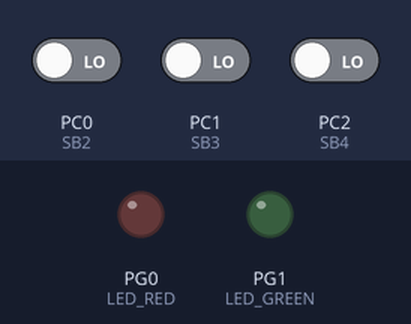
Bench run of a program on a simulated ATmega64, built with avr-gcc and emulated at 16 MHz. Parts: output pins drawn as LEDs (lit = HIGH). The test bench sets the inputs (shaded band); at power-on: PC0 (SB2) LOW, PC1 (SB3) LOW, PC2 (SB4) LOW.

Above: at 1.2 s.
1.3 s: PC0 (SB2) driven HIGH
At 1.9 s:
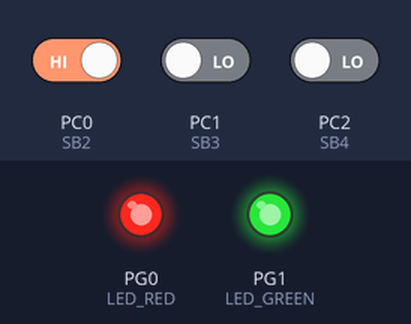
2.8 s: PC0 (SB2) driven LOW
At 4.0 s:
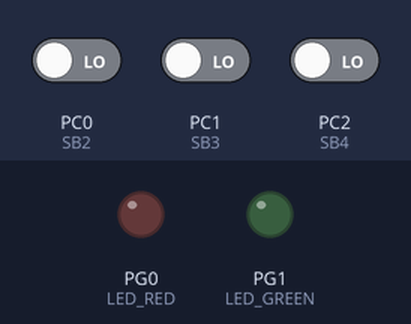
4.3 s: PC0 (SB2) driven HIGH and PC1 (SB3) driven HIGH
At 5.4 s:
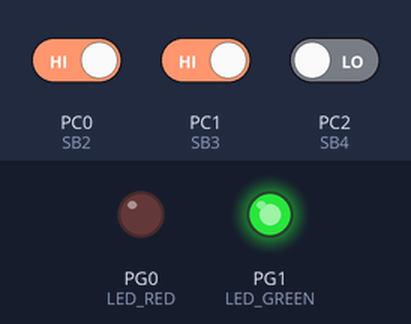
5.8 s: PC1 (SB3) driven LOW
At 6.5 s:
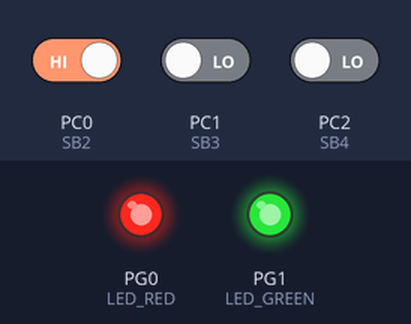
Timing chart, 0 to 8.3 s (numbered marks = the images above; inputs shaded):
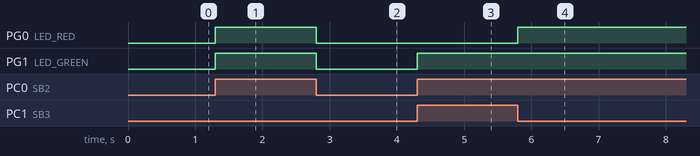

Measured:
- after the input at 1.3 s, PG0 (LED_RED), PG1 (LED_GREEN): LOW → HIGH at once
- after the input at 2.8 s, PG0 (LED_RED), PG1 (LED_GREEN): HIGH → LOW at once
- after the input at 4.3 s, PG1 (LED_GREEN): LOW → HIGH at once
- after the input at 5.8 s, PG0 (LED_RED): LOW → HIGH at once

The program:

main.c
```c
/**
 * Light LEDs with buttons
 * SB4 sets green LED
 * SB3 sets red LED
 * SB2 clears both LEDs
 */

#define F_CPU 16000000UL

#include <avr/io.h>
#include <util/delay.h>
#include "leds.h"
#include "buttons.h"

void turnOffLEDs();
void checkLEDsSettingButtons();

int main(void){
	initLEDs();
	initButtons();

	while (1){
		if (isButtonPressed(SB2)){
			turnOffLEDs();
		} else {
			checkLEDsSettingButtons();
		}
		_delay_ms(50);
	}
	return 0;
}

void turnOffLEDs(){
	LEDoff(LED_GREEN);
	LEDoff(LED_RED);
}

void checkLEDsSettingButtons(){
	if (isButtonPressed(SB4)){
		LEDon(LED_GREEN);
	}
	if (isButtonPressed(SB3)){
		LEDon(LED_RED);
	}
}
```

bit_ops.h
```c
#ifndef BIT_OPS_H_
#define BIT_OPS_H_

#define BIT_ON(a,b)		((a) |= (1<<(b)))
#define BIT_OFF(a,b)	((a) &= ~(1<<(b)))
#define BIT_SET(a,b,c)	((c) ? BIT_ON(a,b) : BIT_OFF(a,b))
#define BIT_FLIP(a,b)	((a) ^= (1<<(b)))
#define BIT_CHECK(a,b)	((a) & (1<<(b)))

#endif /* BIT_OPS_H_ */
```

buttons.h
```c
#ifndef BUTTONS_H_
#define BUTTONS_H_

#include <avr/io.h>
#include "bit_ops.h"

#define SB2 0
#define SB3 1
#define SB4 2

/**
 * Set buttons' pins to read-mode
 */
void initButtons(){
	BIT_OFF(DDRC, SB2);
	BIT_OFF(DDRC, SB3);
	BIT_OFF(DDRC, SB4);
}

char isButtonPressed(char SB){
	return BIT_CHECK((~PINC), SB);
}

#endif /* BUTTONS_H_ */
```

leds.h
```c
#ifndef LEDS_H_
#define LEDS_H_

#include <avr/io.h>
#include "bit_ops.h"

#define LED_RED		0
#define LED_GREEN	1

/**
 * Set LEDs' pins to write-mode
 */
void initLEDs(){
	BIT_ON(DDRG, LED_RED);
	BIT_ON(DDRG, LED_GREEN);
}

void LEDon(char LED){
	BIT_ON(PORTG, LED);
}

void LEDoff(char LED){
	BIT_OFF(PORTG, LED);
}

void LEDset(char LED, char value){
	BIT_SET(PORTG, LED, value);
}

#endif /* LEDS_H_ */
```
